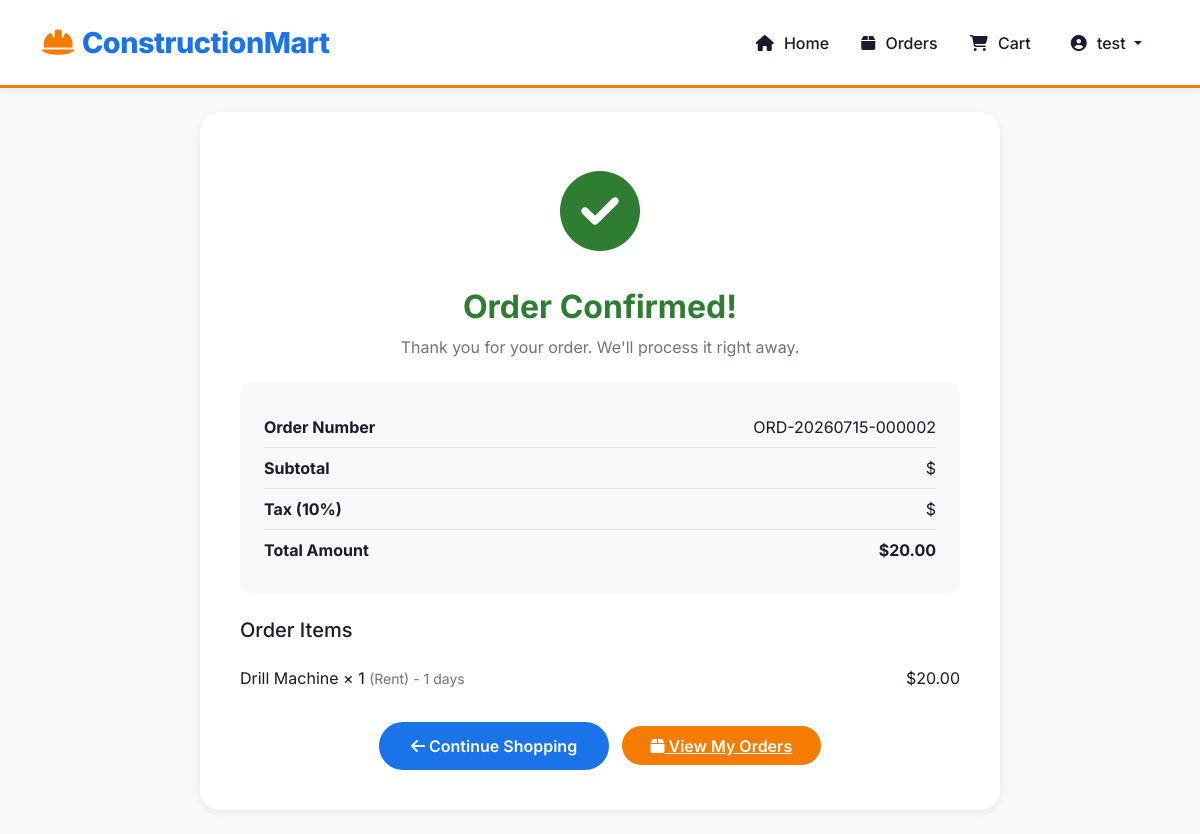
The app's page /users/order-confirmation/1/ (signed in) with its own data.
### marketplace/models.py (models this page shows, shortened)
class Order(models.Model):
    ORDER_STATUS = [
        ('pending', 'Pending'),
        ('paid', 'Paid'),
        ('shipped', 'Shipped'),
        ('delivered', 'Delivered'),
        ('cancelled', 'Cancelled'),
    ]
    user = models.ForeignKey(User, on_delete=models.CASCADE)
    order_number = models.CharField(max_length=50, unique=True, blank=True)
    total_amount = models.DecimalField(max_digits=10, decimal_places=2)
    status = models.CharField(max_length=20, choices=ORDER_STATUS, default='pending')
    shipping_address = models.TextField()
    phone_number = models.CharField(max_length=15)
    created_at = models.DateTimeField(auto_now_add=True)
    updated_at = models.DateTimeField(auto_now=True)
    payment_completed = models.BooleanField(default=False)
    invoice_number = models.CharField(max_length=50, blank=True)

class OrderItem(models.Model):
    TRANSACTION_TYPES = [
        ('sale', 'Buy'),
        ('rent', 'Rent'),
    ]
    order = models.ForeignKey(Order, on_delete=models.CASCADE, related_name='items')
    product = models.ForeignKey(Product, on_delete=models.CASCADE)
    quantity = models.PositiveIntegerField()
    transaction_type = models.CharField(max_length=10, choices=TRANSACTION_TYPES)
    rental_days = models.PositiveIntegerField(null=True, blank=True)
    unit_price = models.DecimalField(max_digits=10, decimal_places=2)
    total_price = models.DecimalField(max_digits=10, decimal_places=2)

class Product(models.Model):
    PRODUCT_TYPES = [
        ('sale', 'For Sale'),
        ('rent', 'For Rent'),
        ('both', 'Both'),
    ]
    name = models.CharField(max_length=200)
    category = models.ForeignKey(Category, on_delete=models.SET_NULL, null=True, blank=True)
    description = models.TextField()
    product_type = models.CharField(max_length=10, choices=PRODUCT_TYPES, default='sale')
    price = models.DecimalField(max_digits=10, decimal_places=2, default=0.00)
    rental_price = models.DecimalField(max_digits=10, decimal_places=2, null=True, blank=True)
    rental_period = models.CharField(max_length=50, blank=True, help_text="e.g., per day, per week")
    stock_quantity = models.PositiveIntegerField(default=0)
    image = models.ImageField(upload_to='products/', null=True, blank=True)
    is_available = models.BooleanField(default=True)
    created_at = models.DateTimeField(auto_now_add=True)
    updated_at = models.DateTimeField(auto_now=True)

### marketplace/views.py (the view)
# urls.py: path('users/order-confirmation/<int:order_id>/', views.order_confirmation, name='order_confirmation'),
@login_required
def order_confirmation(request, order_id):
    order = get_object_or_404(Order, id=order_id, user=request.user)
    order_items = order.items.all()
    context = {
        'order': order,
        'order_items': order_items,
    }
    return render(request, 'marketplace/order_confirmation.html', context)

### templates/marketplace/order_confirmation.html (shortened to what this page needs)
{% extends "base.html" %}
{% block content %}
<div class="confirmation-section">
    <div class="success-icon">
        <i class="fas fa-check-circle"></i>
    </div>
    <h2>Order Confirmed!</h2>
    <p class="text-muted">Thank you for your order. We'll process it right away.</p>
    <div class="order-details">
        <div class="detail-row">
            <span><strong>Order Number</strong></span>
            <span>{{ order.order_number }}</span>
        </div>
        <div class="detail-row">
            <span><strong>Subtotal</strong></span>
            <span>${{ order.subtotal|floatformat:2 }}</span>
        </div>
        <div class="detail-row">
            <span><strong>Tax (10%)</strong></span>
            <span>${{ order.tax_amount|floatformat:2 }}</span>
        </div>
        <div class="detail-row">
            <span><strong>Total Amount</strong></span>
            <span><strong>${{ order.total_amount|floatformat:2 }}</strong></span>
        </div>
    </div>
    <div class="order-items">
        <h5 class="mb-3">Order Items</h5>
        {% for item in order_items %}
            <div class="item-row">
                <span>
                    {{ item.product.name }} × {{ item.quantity }}
                    <small class="text-muted">
                        ({{ item.get_transaction_type_display }})
                        {% if item.transaction_type == 'rent' %}
                            - {{ item.rental_days }} days
                        {% endif %}
                    </small>
                </span>
                <span>${{ item.total_price|floatformat:2 }}</span>
            </div>
        {% endfor %}
    </div>
    <div class="mt-4">
        <a href="{% url 'home' %}" class="btn-continue">
            <i class="fas fa-arrow-left"></i> Continue Shopping
        </a>
        <a href="{% url 'my_orders' %}" class="btn-orange ms-2">
            <i class="fas fa-box"></i> View My Orders
        </a>
    </div>
</div>
{% endblock %}

### templates/base.html (shortened to what this page needs)
<!DOCTYPE html>
<html lang="en">
<head>
    <link href="https://cdn.jsdelivr.net/npm/bootstrap@5.1.3/dist/css/bootstrap.min.css" rel="stylesheet">
    <link rel="stylesheet" href="https://cdnjs.cloudflare.com/ajax/libs/font-awesome/6.4.0/css/all.min.css">
</head>
<body>
    <nav class="navbar navbar-expand-lg">
        <div class="container">
            <a class="navbar-brand" href="{% url 'home' %}">
                <i class="fas fa-hard-hat"></i>ConstructionMart
            </a>
            <div class="collapse navbar-collapse" id="navbarNav">
                <ul class="navbar-nav ms-auto align-items-center">
                    <li class="nav-item">
                        <a class="nav-link" href="{% url 'home' %}"><i class="fas fa-home"></i> Home</a>
                    </li>
                    {% if user.is_authenticated %}
                        <li class="nav-item">
                            <a class="nav-link" href="{% url 'my_orders' %}"><i class="fas fa-box"></i> Orders</a>
                        </li>
                        <li class="nav-item">
                            <a class="nav-link cart-link" href="{% url 'view_cart' %}">
                                <i class="fas fa-shopping-cart"></i> Cart
                            </a>
                        </li>
                        <li class="nav-item dropdown">
                            <a class="nav-link dropdown-toggle" href="#" id="userDropdown" role="button" data-bs-toggle="dropdown">
                                <i class="fas fa-user-circle"></i> {{ user.username }}
                            </a>
                        </li>
                    {% endif %}
                </ul>
            </div>
        </div>
    </nav>
    <main class="flex-grow-1">
        <div class="container py-4">
            {% block content %}{% endblock %}
        </div>
    </main>
</body>
</html>

### templates/base.html (style rules this page uses)
:root { --primary-blue: #1A73E8; --primary-orange: #F57C00; --success-green: #2E7D32; --light-bg: #F8F9FA; --dark-text: #1A1A2E; --gray-text: #6B7280; --border-light: #E5E7EB; --shadow-sm: 0 2px 8px rgba(0,0,0,0.08); --shadow-md: 0 4px 16px rgba(0,0,0,0.12); --shadow-lg: 0 8px 32px rgba(0,0,0,0.16); --radius-md: 12px; --radius-lg: 20px; }
* { font-family: 'Inter', sans-serif; margin: 0; padding: 0; box-sizing: border-box; }
body { background: var(--light-bg); color: var(--dark-text); min-height: 100vh; display: flex; flex-direction: column; }
.navbar { background: white !important; box-shadow: var(--shadow-sm); padding: 1rem 0; border-bottom: 3px solid var(--primary-orange); }
.navbar-brand { font-weight: 800; font-size: 1.8rem; color: var(--primary-blue) !important; letter-spacing: -0.5px; }
.navbar-brand i { color: var(--primary-orange); margin-right: 8px; }
.nav-link { font-weight: 500; color: var(--dark-text) !important; padding: 0.5rem 1rem !important; border-radius: 8px; transition: all 0.3s; position: relative; }
.nav-link i { margin-right: 6px; }
.cart-link { position: relative; padding-right: 1.5rem !important; }
.btn-orange { background: var(--primary-orange); color: white; border: none; padding: 0.6rem 1.8rem; border-radius: 50px; font-weight: 600; transition: all 0.3s; }

### templates/marketplace/order_confirmation.html (style rules this page uses)
.confirmation-section { max-width: 800px; margin: 0 auto; background: white; border-radius: var(--radius-lg); padding: 2.5rem; box-shadow: var(--shadow-sm); text-align: center; }
.success-icon { font-size: 5rem; color: var(--success-green); margin-bottom: 1rem; }
.confirmation-section h2 { font-weight: 700; color: var(--success-green); }
.order-details { background: var(--light-bg); border-radius: var(--radius-md); padding: 1.5rem; margin: 1.5rem 0; text-align: left; }
.order-details .detail-row { display: flex; justify-content: space-between; padding: 0.5rem 0; border-bottom: 1px solid var(--border-light); }
.order-details .detail-row:last-child { border-bottom: none; }
.order-items { margin: 1.5rem 0; text-align: left; }
.order-items .item-row { display: flex; justify-content: space-between; padding: 0.5rem 0; border-bottom: 1px solid var(--border-light); }
.order-items .item-row:last-child { border-bottom: none; }
.btn-continue { background: var(--primary-blue); color: white; border: none; padding: 0.75rem 2rem; border-radius: 50px; font-weight: 600; transition: all 0.3s; text-decoration: none; display: inline-block; }

### records on screen
Order: order_number "ORD-20260715-000002", total_amount "20.00"
OrderItem: product.name "Drill Machine", quantity "1", transaction_type "Rent", rental_days "1", total_price "20.00"

### other values on screen
{{ user.username }} "test"
